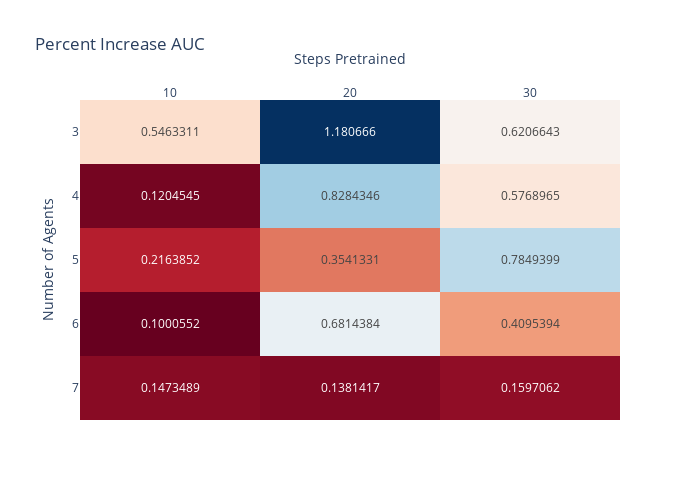

The notebook cell saved with this chart:
### Code cell
# Instead, ratio of area under curves
data = []
for num_agents in range(3,8):
    base_x, base_mean, retrain_results = plot_avg_retrain(
        num_agents, env="LBF", show=False, pre_agents=2,
        path=['foraging-base_history.csv','forage-scale-2_history.csv'], 
        write=False,
        )
    z = base_mean.values.min()
    base_mean = base_mean.values - z

    for steps in retrain_results.steps_pretrained.unique():
        if steps < 500:
            res = retrain_results[retrain_results.steps_pretrained==steps
                                ]['per_agent_erm'].values - z
            a = int(steps/num_agents) # Number of base steps
            b = min(a+len(res), len(base_mean))
            #print(f"{a=},{b=},{len(base_mean) < b}")

            # if len(base_mean) <= b:
            #     dif = res[:len(base_mean)-a+1].values - base_mean[a:].values
            # else:
            #     dif = res.values - base_mean[a:b-1].values
            
            # auc = dif.cumsum().max() * num_agents

            i = (res[:b-a] - base_mean[a:b]).cumsum().argmax()
            n = res[:i].sum()
            m = base_mean[a:a+i].sum()
            auc = (n-m)/m


            data.append({
                'Number of Agents': num_agents,
                'Steps Pretrained': steps,
                'Area Under Curve': auc,
            })

data[-1]["Area Under Curve"] *= .01

import plotly.express as px

df = pd.DataFrame(data)
piv = df.pivot(index="Number of Agents", columns="Steps Pretrained")

fig = px.imshow(piv.values,#/piv.values.max(), 
                text_auto=True, title="Percent Increase AUC",
                labels=dict(x="Steps Pretrained", y="Number of Agents"),
                color_continuous_scale='RdBu', 
                 x=[f"{s}" for _,s in piv.columns.values],
                 y=piv.index.values
                )
fig.update_coloraxes(showscale=False) 
fig.update_xaxes(side="top")
fig.update_layout(width=700, height=500,)
fig.show()

### Figure 1 — Plotly figure (JSON) as saved in the notebook; plotly's stock layout.template omitted (floating-point values rounded to 4 significant figures)
{"data": [{"coloraxis": "coloraxis", "hovertemplate": "Steps Pretrained: %{x}<br>Number of Agents: %{y}<br>color: %{z}<extra></extra>", "name": "0", "texttemplate": "%{z}", "type": "heatmap", "x": ["10", "20", "30"], "xaxis": "x", "y": [3, 4, 5, 6, 7], "yaxis": "y", "z": [[0.5463, 1.181, 0.6207], [0.1205, 0.8284, 0.5769], [0.2164, 0.3541, 0.7849], [0.1001, 0.6814, 0.4095], [0.1473, 0.1381, 0.1597]]}], "layout": {"coloraxis": {"colorscale": [[0, "rgb(103,0,31)"], [0.1, "rgb(178,24,43)"], [0.2, "rgb(214,96,77)"], [0.3, "rgb(244,165,130)"], [0.4, "rgb(253,219,199)"], [0.5, "rgb(247,247,247)"], [0.6, "rgb(209,229,240)"], [0.7, "rgb(146,197,222)"], [0.8, "rgb(67,147,195)"], [0.9, "rgb(33,102,172)"], [1, "rgb(5,48,97)"]], "showscale": false}, "height": 500, "title": {"text": "Percent Increase AUC"}, "width": 700, "xaxis": {"anchor": "y", "constrain": "domain", "domain": [0, 1], "scaleanchor": "y", "side": "top", "title": {"text": "Steps Pretrained"}}, "yaxis": {"anchor": "x", "autorange": "reversed", "constrain": "domain", "domain": [0, 1], "title": {"text": "Number of Agents"}}}}
